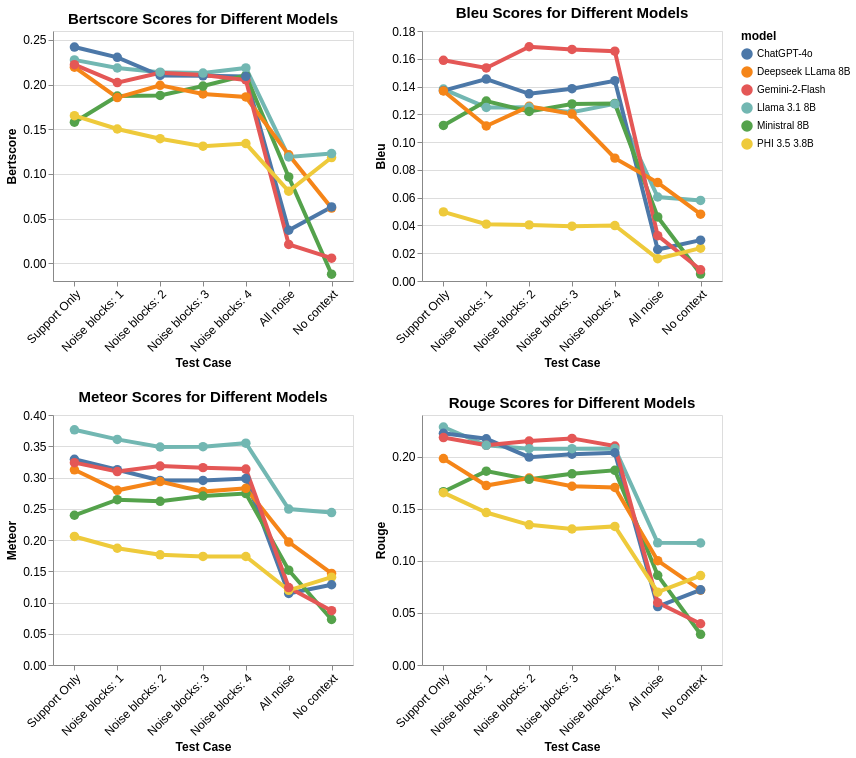

Notebook code cell kept with this figure:
### Code cell
import altair as alt
title_font_size = 15
axis_label_font_size = 12
axis_title_font_size = 12
legend_label_font_size = 10
legend_title_font_size = 12
# Assuming 'results_df' is already defined

# Define the desired order of test cases
test_cases_order = ['oracle_output', 'noise1_output', 'noise2_output', 'noise3_output', 'noise4_output',  'allnoise_output', 'base_output',]

# Define a mapping for renaming test cases
test_case_rename = {
    'oracle_output': 'Support Only',
    'noise1_output': 'Noise blocks: 1',
    'noise2_output': 'Noise blocks: 2',
    'noise3_output': 'Noise blocks: 3',
    'noise4_output': 'Noise blocks: 4',
    'allnoise_output': 'All noise',
    'base_output': 'No context',

}

# Filter the dataframe for the desired test cases
filtered_df = results_df[results_df['test_case'].isin(test_cases_order)]

# Rename the test cases in the dataframe
filtered_df['test_case'] = filtered_df['test_case'].map(test_case_rename)

# Set the test_case column as a categorical type with the specified order
filtered_df['test_case'] = pd.Categorical(filtered_df['test_case'], categories=[test_case_rename[tc] for tc in test_cases_order], ordered=True)

# Sort the dataframe by the test_case column
filtered_df = filtered_df.sort_values('test_case')

# Define the metrics to plot
metrics = ['bertscore', 'bleu', 'meteor', 'rouge']

line_charts = []

for metric in metrics:
    chart = (
        alt.Chart(filtered_df)
        .mark_line(
            point=alt.OverlayMarkDef(size=90),
            strokeWidth=4
        )
        .encode(
            x=alt.X(
                'test_case',
                title='Test Case',
                axis=alt.Axis(
                    labelAngle=-45,
                    labelAlign='right'
                )
            ),
            y=alt.Y(metric, title=metric.capitalize()),
            color='model',
            tooltip=['model', 'test_case', metric]
        )
        .properties(
            title=f'{metric.capitalize()} Scores for Different Models',
            width=300,
            height=250
        )
    )
    line_charts.append(chart)

line_grid = alt.concat(*line_charts, columns=2).configure_axis(
    labelFontSize=axis_label_font_size,
    titleFontSize=axis_title_font_size
).configure_legend(
    labelFontSize=legend_label_font_size,
    titleFontSize=legend_title_font_size
).configure_title(
    fontSize=title_font_size
).interactive()

line_grid.display()
#line_grid.save('uned_rag_scores_position_grid.png', scale_factor=3.0)

### Figure 1 — Vega-Lite specification as saved in the notebook (floating-point values rounded to 4 significant figures)
{"config": {"view": {"continuousWidth": 300, "continuousHeight": 300}, "axis": {"labelFontSize": 12, "titleFontSize": 12}, "legend": {"labelFontSize": 10, "titleFontSize": 12}, "title": {"fontSize": 15}}, "concat": [{"mark": {"type": "line", "point": {"size": 90}, "strokeWidth": 4}, "encoding": {"color": {"field": "model", "type": "nominal"}, "tooltip": [{"field": "model", "type": "nominal"}, {"field": "test_case", "type": "ordinal"}, {"field": "bertscore", "type": "quantitative"}], "x": {"axis": {"labelAlign": "right", "labelAngle": -45}, "field": "test_case", "sort": ["Support Only", "Noise blocks: 1", "Noise blocks: 2", "Noise blocks: 3", "Noise blocks: 4", "All noise", "No context"], "title": "Test Case", "type": "ordinal"}, "y": {"field": "bertscore", "title": "Bertscore", "type": "quantitative"}}, "height": 250, "name": "view_06a216f79c918625_0", "title": "Bertscore Scores for Different Models", "width": 300}, {"mark": {"type": "line", "point": {"size": 90}, "strokeWidth": 4}, "encoding": {"color": {"field": "model", "type": "nominal"}, "tooltip": [{"field": "model", "type": "nominal"}, {"field": "test_case", "type": "ordinal"}, {"field": "bleu", "type": "quantitative"}], "x": {"axis": {"labelAlign": "right", "labelAngle": -45}, "field": "test_case", "sort": ["Support Only", "Noise blocks: 1", "Noise blocks: 2", "Noise blocks: 3", "Noise blocks: 4", "All noise", "No context"], "title": "Test Case", "type": "ordinal"}, "y": {"field": "bleu", "title": "Bleu", "type": "quantitative"}}, "height": 250, "name": "view_7e130c8055b4861d_1", "title": "Bleu Scores for Different Models", "width": 300}, {"mark": {"type": "line", "point": {"size": 90}, "strokeWidth": 4}, "encoding": {"color": {"field": "model", "type": "nominal"}, "tooltip": [{"field": "model", "type": "nominal"}, {"field": "test_case", "type": "ordinal"}, {"field": "meteor", "type": "quantitative"}], "x": {"axis": {"labelAlign": "right", "labelAngle": -45}, "field": "test_case", "sort": ["Support Only", "Noise blocks: 1", "Noise blocks: 2", "Noise blocks: 3", "Noise blocks: 4", "All noise", "No context"], "title": "Test Case", "type": "ordinal"}, "y": {"field": "meteor", "title": "Meteor", "type": "quantitative"}}, "height": 250, "name": "view_c31c5cf9a400c965_2", "title": "Meteor Scores for Different Models", "width": 300}, {"mark": {"type": "line", "point": {"size": 90}, "strokeWidth": 4}, "encoding": {"color": {"field": "model", "type": "nominal"}, "tooltip": [{"field": "model", "type": "nominal"}, {"field": "test_case", "type": "ordinal"}, {"field": "rouge", "type": "quantitative"}], "x": {"axis": {"labelAlign": "right", "labelAngle": -45}, "field": "test_case", "sort": ["Support Only", "Noise blocks: 1", "Noise blocks: 2", "Noise blocks: 3", "Noise blocks: 4", "All noise", "No context"], "title": "Test Case", "type": "ordinal"}, "y": {"field": "rouge", "title": "Rouge", "type": "quantitative"}}, "height": 250, "name": "view_34e027cf1a87329a_3", "title": "Rouge Scores for Different Models", "width": 300}], "columns": 2, "data": {"name": "data-91366f77601fe6be2aa68951d3962924"}, "params": [{"name": "param_1e9efca18e7a2868", "select": {"type": "interval", "encodings": ["x", "y"]}, "bind": "scales", "views": ["view_06a216f79c918625_0", "view_7e130c8055b4861d_1", "view_c31c5cf9a400c965_2", "view_34e027cf1a87329a_3"]}], "$schema": "https://vega.github.io/schema/vega-lite/v6.1.0.json", "datasets": {"data-91366f77601fe6be2aa68951d3962924": [{"model": "Llama 3.1 8B", "test_case": "Support Only", "bertscore": 0.2276, "bleu": 0.1382, "meteor": 0.3763, "rouge": 0.2285}, {"model": "ChatGPT-4o", "test_case": "Support Only", "bertscore": 0.242, "bleu": 0.1371, "meteor": 0.3292, "rouge": 0.2224}, {"model": "Ministral 8B", "test_case": "Support Only", "bertscore": 0.1579, "bleu": 0.112, "meteor": 0.2396, "rouge": 0.1664}, {"model": "Deepseek LLama 8B", "test_case": "Support Only", "bertscore": 0.2195, "bleu": 0.1368, "meteor": 0.3124, "rouge": 0.1982}, {"model": "Gemini-2-Flash", "test_case": "Support Only", "bertscore": 0.2222, "bleu": 0.1589, "meteor": 0.3238, "rouge": 0.2184}, {"model": "PHI 3.5 3.8B", "test_case": "Support Only", "bertscore": 0.1652, "bleu": 0.04977, "meteor": 0.2057, "rouge": 0.1654}, {"model": "Ministral 8B", "test_case": "Noise blocks: 1", "bertscore": 0.1872, "bleu": 0.1296, "meteor": 0.2646, "rouge": 0.1861}, {"model": "Deepseek LLama 8B", "test_case": "Noise blocks: 1", "bertscore": 0.1855, "bleu": 0.1116, "meteor": 0.2795, "rouge": 0.1723}, {"model": "PHI 3.5 3.8B", "test_case": "Noise blocks: 1", "bertscore": 0.1503, "bleu": 0.04095, "meteor": 0.1868, "rouge": 0.1464}, {"model": "ChatGPT-4o", "test_case": "Noise blocks: 1", "bertscore": 0.2305, "bleu": 0.1454, "meteor": 0.3125, "rouge": 0.2171}, {"model": "Gemini-2-Flash", "test_case": "Noise blocks: 1", "bertscore": 0.2022, "bleu": 0.1534, "meteor": 0.3095, "rouge": 0.2109}, {"model": "Llama 3.1 8B", "test_case": "Noise blocks: 1", "bertscore": 0.2186, "bleu": 0.125, "meteor": 0.3609, "rouge": 0.2109}, {"model": "PHI 3.5 3.8B", "test_case": "Noise blocks: 2", "bertscore": 0.1394, "bleu": 0.04041, "meteor": 0.1763, "rouge": 0.1346}, {"model": "Gemini-2-Flash", "test_case": "Noise blocks: 2", "bertscore": 0.2133, "bleu": 0.1687, "meteor": 0.3183, "rouge": 0.215}, {"model": "ChatGPT-4o", "test_case": "Noise blocks: 2", "bertscore": 0.2101, "bleu": 0.1348, "meteor": 0.2953, "rouge": 0.1996}, {"model": "Deepseek LLama 8B", "test_case": "Noise blocks: 2", "bertscore": 0.1992, "bleu": 0.1258, "meteor": 0.2935, "rouge": 0.1795}, {"model": "Llama 3.1 8B", "test_case": "Noise blocks: 2", "bertscore": 0.2138, "bleu": 0.1251, "meteor": 0.3488, "rouge": 0.2077}, {"model": "Ministral 8B", "test_case": "Noise blocks: 2", "bertscore": 0.1878, "bleu": 0.1221, "meteor": 0.2619, "rouge": 0.1782}, {"model": "PHI 3.5 3.8B", "test_case": "Noise blocks: 3", "bertscore": 0.131, "bleu": 0.03946, "meteor": 0.1737, "rouge": 0.1306}, {"model": "Gemini-2-Flash", "test_case": "Noise blocks: 3", "bertscore": 0.2108, "bleu": 0.1668, "meteor": 0.3158, "rouge": 0.2175}, {"model": "ChatGPT-4o", "test_case": "Noise blocks: 3", "bertscore": 0.2098, "bleu": 0.1385, "meteor": 0.2953, "rouge": 0.2024}, {"model": "Llama 3.1 8B", "test_case": "Noise blocks: 3", "bertscore": 0.2129, "bleu": 0.1216, "meteor": 0.3493, "rouge": 0.2077}, {"model": "Deepseek LLama 8B", "test_case": "Noise blocks: 3", "bertscore": 0.1895, "bleu": 0.1202, "meteor": 0.2774, "rouge": 0.1716}, {"model": "Ministral 8B", "test_case": "Noise blocks: 3", "bertscore": 0.1983, "bleu": 0.1275, "meteor": 0.2704, "rouge": 0.1835}, {"model": "Ministral 8B", "test_case": "Noise blocks: 4", "bertscore": 0.2103, "bleu": 0.1278, "meteor": 0.2743, "rouge": 0.1869}, {"model": "Gemini-2-Flash", "test_case": "Noise blocks: 4", "bertscore": 0.2051, "bleu": 0.1654, "meteor": 0.3135, "rouge": 0.2101}, {"model": "Deepseek LLama 8B", "test_case": "Noise blocks: 4", "bertscore": 0.1861, "bleu": 0.08847, "meteor": 0.2827, "rouge": 0.1705}, {"model": "Llama 3.1 8B", "test_case": "Noise blocks: 4", "bertscore": 0.2186, "bleu": 0.1275, "meteor": 0.355, "rouge": 0.2078}, {"model": "PHI 3.5 3.8B", "test_case": "Noise blocks: 4", "bertscore": 0.1339, "bleu": 0.03994, "meteor": 0.1736, "rouge": 0.133}, {"model": "ChatGPT-4o", "test_case": "Noise blocks: 4", "bertscore": 0.2092, "bleu": 0.1442, "meteor": 0.2983, "rouge": 0.2038}, {"model": "ChatGPT-4o", "test_case": "All noise", "bertscore": 0.03686, "bleu": 0.02267, "meteor": 0.1144, "rouge": 0.0561}, {"model": "Deepseek LLama 8B", "test_case": "All noise", "bertscore": 0.1213, "bleu": 0.07085, "meteor": 0.1967, "rouge": 0.1001}, {"model": "Ministral 8B", "test_case": "All noise", "bertscore": 0.09658, "bleu": 0.0461, "meteor": 0.1517, "rouge": 0.08607}, {"model": "PHI 3.5 3.8B", "test_case": "All noise", "bertscore": 0.0805, "bleu": 0.01604, "meteor": 0.1195, "rouge": 0.06995}, {"model": "Llama 3.1 8B", "test_case": "All noise", "bertscore": 0.1189, "bleu": 0.06047, "meteor": 0.2495, "rouge": 0.1173}, {"model": "Gemini-2-Flash", "test_case": "All noise", "bertscore": 0.02097, "bleu": 0.03266, "meteor": 0.1239, "rouge": 0.05987}, {"model": "Ministral 8B", "test_case": "No context", "bertscore": -0.01237, "bleu": 0.005022, "meteor": 0.07281, "rouge": 0.02949}, {"model": "Deepseek LLama 8B", "test_case": "No context", "bertscore": 0.06167, "bleu": 0.04814, "meteor": 0.1465, "rouge": 0.07179}, {"model": "Gemini-2-Flash", "test_case": "No context", "bertscore": 0.00559, "bleu": 0.008079, "meteor": 0.08695, "rouge": 0.03959}, {"model": "PHI 3.5 3.8B", "test_case": "No context", "bertscore": 0.1183, "bleu": 0.02366, "meteor": 0.1406, "rouge": 0.08589}, {"model": "Llama 3.1 8B", "test_case": "No context", "bertscore": 0.1228, "bleu": 0.058, "meteor": 0.2439, "rouge": 0.1171}, {"model": "ChatGPT-4o", "test_case": "No context", "bertscore": 0.06293, "bleu": 0.0294, "meteor": 0.1284, "rouge": 0.07219}]}}
